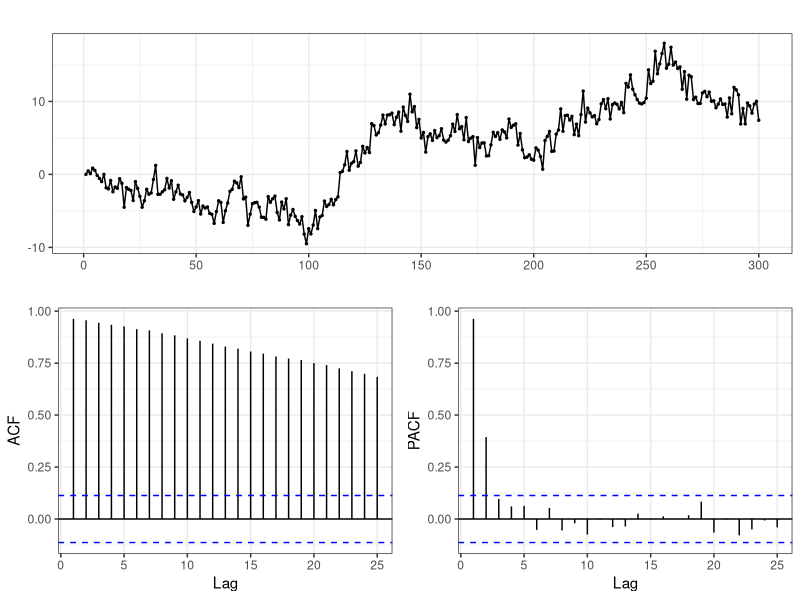
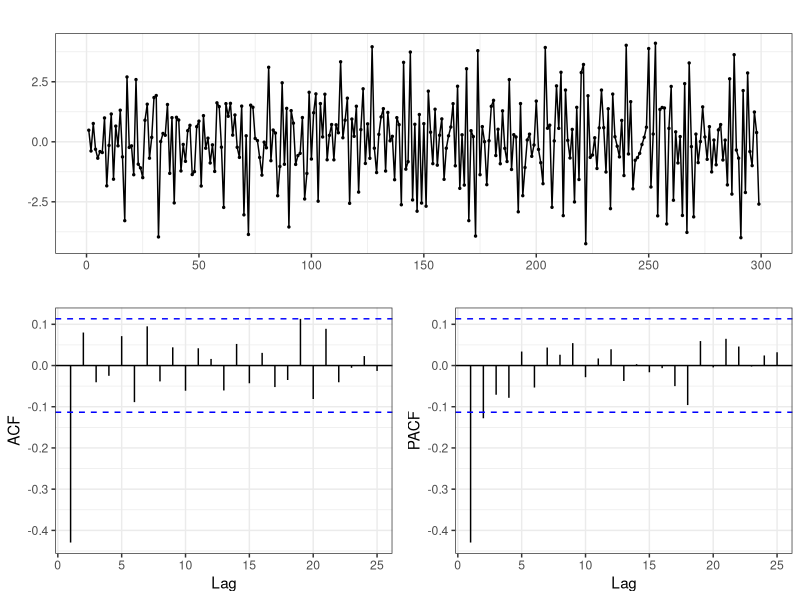
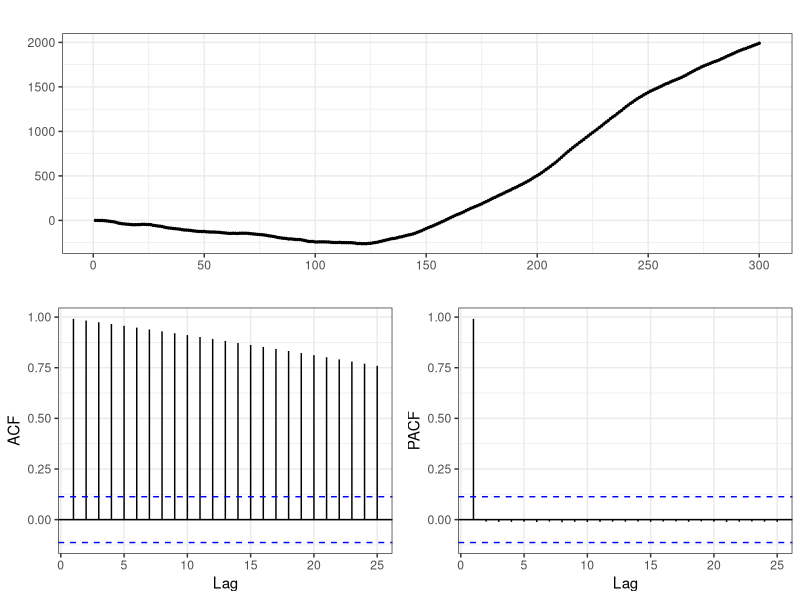
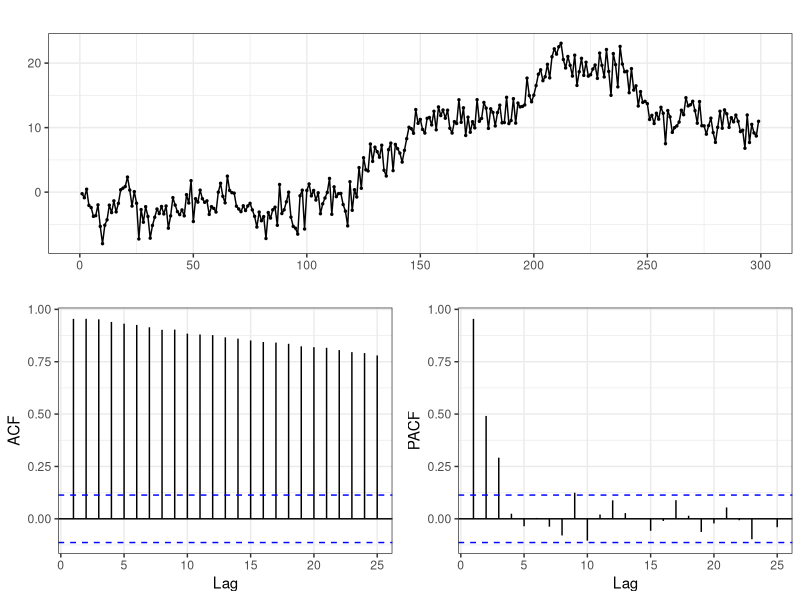
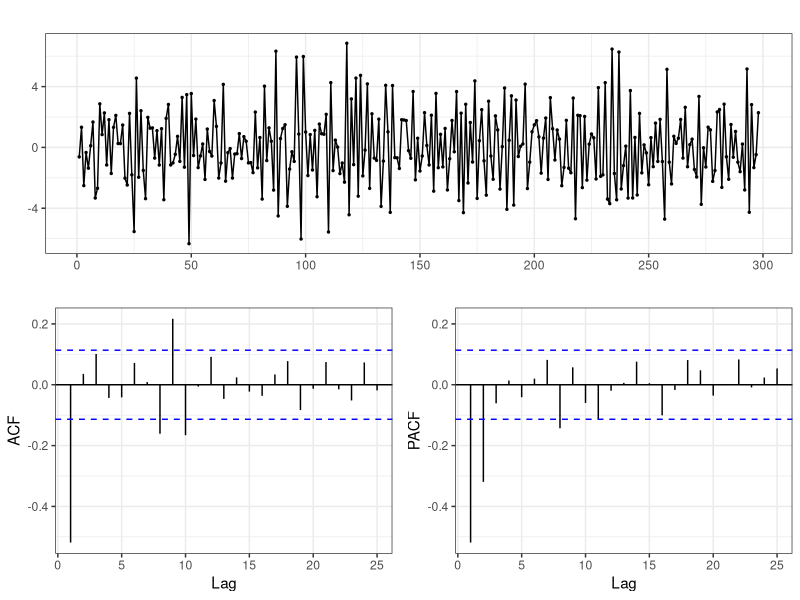
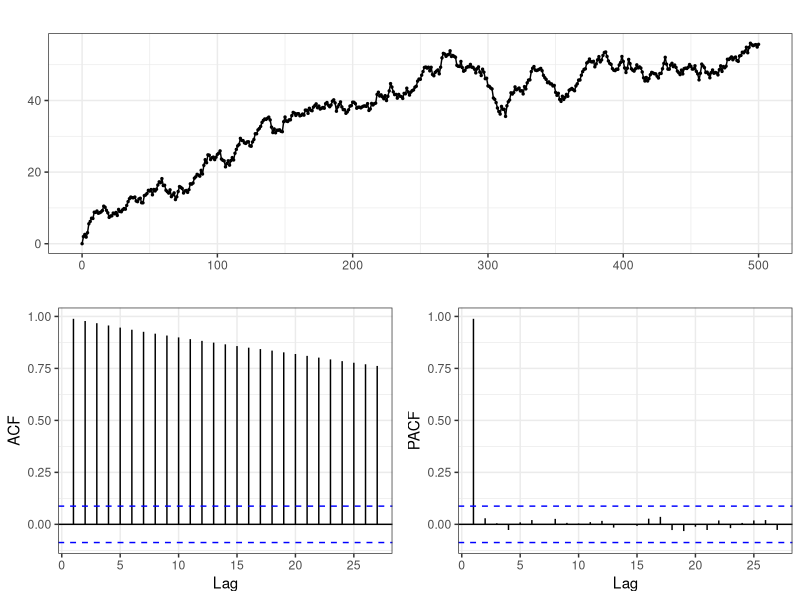
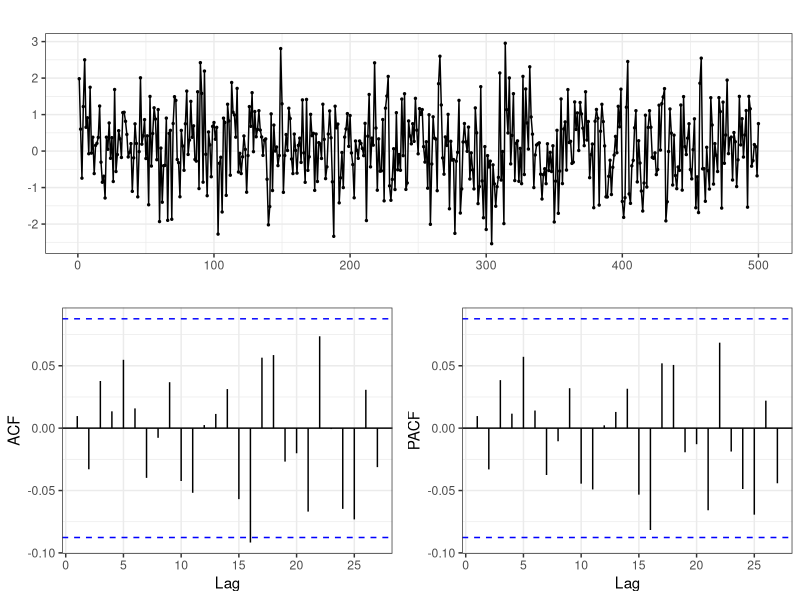
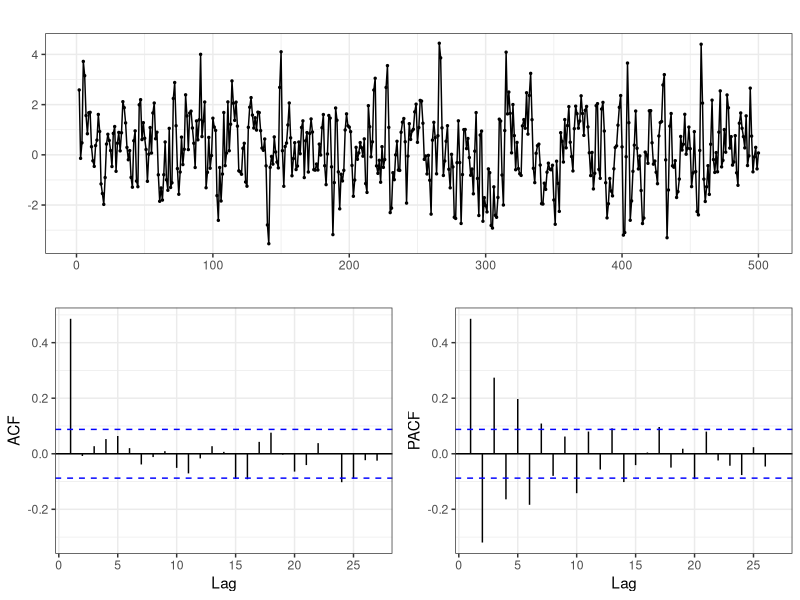

Here is the R script that generated these plots, in order:
## ---- chunk 1
library(tidyverse)
library(forecast)

knitr::opts_chunk$set(
  fig.align = "center"
)

ggplot2::theme_set(ggplot2::theme_bw())
## ---- chunk 2
d = tibble(
  w=rnorm(300,0,1),
  v=rnorm(300,0,1),
  mu = 0,
  y = 0
)

for(t in 2:300) {
  d$mu[t] = d$mu[t-1] + d$v[t]
  d$y[t] = d$mu[t] + d$w[t]
}

forecast::ggtsdisplay(d$y)
## ---- chunk 3
forecast::ggtsdisplay(diff(d$y))
## ---- chunk 4
d = tibble(
  w=rnorm(300,0,1),
  e=rnorm(300,0,1),
  v=0,
  mu = 0,
  y = 0
)

for(t in 2:300) {
  d$v[t] = d$v[t-1] + d$e[t]
  d$mu[t] = d$mu[t-1] + d$v[t]
  d$y[t] = d$mu[t] + d$w[t]
}

forecast::ggtsdisplay(d$y)
## ---- chunk 5
forecast::ggtsdisplay(diff(d$y))
## ---- chunk 6
forecast::ggtsdisplay(diff(d$y,differences = 2))
## ---- chunk 7
rwd = arima.sim(n=500, model=list(order=c(0,1,0)), mean=0.1) 

forecast::Arima(rwd, order = c(0,1,0), include.constant = TRUE)
## ---- chunk 8
forecast::ggtsdisplay(rwd)
## ---- chunk 9
forecast::ggtsdisplay(diff(rwd))
## ---- chunk 10
forecast::ggtsdisplay(diff(rwd, 2))
## ---- chunk 11
forecast::ggtsdisplay(diff(rwd, 3))
## ---- chunk 12
ts1 = arima.sim(n=250, model=list(order=c(0,1,2), ma=c(0.4,0.5))) 
ts2 = arima.sim(n=250, model=list(order=c(2,1,0), ar=c(0.4,0.5))) 


par(mfrow=c(1,2), mar=c(2,4,2,2))
plot(ts1, main="ts1")
plot(ts2, main="ts2")
## ---- chunk 13
par(mfrow=c(2,3), mar=c(2,4,2,2))
plot(ts1)
forecast::Acf(ts1,main="")
forecast::Pacf(ts1,main="")

plot(ts2)
forecast::Acf(ts2,main="")
forecast::Pacf(ts2,main="")
## ---- chunk 14
par(mfrow=c(3,3), mar=c(2,4,2,2))

plot(diff(ts1), main="d=1")
plot(diff(ts1,2), main="d=2")
plot(diff(ts1,3), main="d=3")
forecast::Acf(diff(ts1), main="")
forecast::Acf(diff(ts1,2), main="")
forecast::Acf(diff(ts1,3), main="")
forecast::Pacf(diff(ts1), main="")
forecast::Pacf(diff(ts1,2), main="")
forecast::Pacf(diff(ts1,3), main="")
## ---- chunk 15
par(mfrow=c(3,3), mar=c(2,4,2,2))
plot(diff(ts2), main="d=1")
plot(diff(ts2,2), main="d=2")
plot(diff(ts2,3), main="d=3")
forecast::Acf(diff(ts2), main="")
forecast::Acf(diff(ts2,2), main="")
forecast::Acf(diff(ts2,3), main="")
forecast::Pacf(diff(ts2), main="")
forecast::Pacf(diff(ts2,2), main="")
forecast::Pacf(diff(ts2,3), main="")
## ---- chunk 16
expand.grid(p=0:2, d=1, q=0:2) %>%
  mutate(
    model = purrr::pmap(.,~ forecast::Arima(ts1, order = c(..1,..2,..3))[c("aic","aicc","bic")]),
    aic  = purrr::map_dbl(model, "aic"),
    aicc = purrr::map_dbl(model, "aicc"),
    bic  = purrr::map_dbl(model, "bic")
  ) %>%
  select(-model) %>%
  knitr::kable(digits = 2)
## ---- chunk 17
expand.grid(p=0:2, d=1, q=0:2) %>%
  mutate(
    model = purrr::pmap(.,~ forecast::Arima(ts2, order = c(..1,..2,..3))[c("aic","aicc","bic")]),
    aic  = purrr::map_dbl(model, "aic"),
    aicc = purrr::map_dbl(model, "aicc"),
    bic  = purrr::map_dbl(model, "bic")
  ) %>%
  select(-model) %>%
  knitr::kable(digits = 2)
## ---- chunk 18
forecast::Arima(ts1, order = c(0,1,2))
## ---- chunk 19
forecast::Arima(ts2, order = c(2,1,0))
## ---- chunk 20
ts1_resid = forecast::Arima(ts1, order = c(0,1,2))$residuals
ts2_resid = forecast::Arima(ts2, order = c(2,1,0))$residuals

par(mfrow=c(2,3), mar=c(2,4,6,2))
plot(ts1_resid, main="ts1 Residuals")
forecast::Acf(ts1_resid, main="")
forecast::Pacf(ts1_resid, main="")

plot(ts2_resid, main="ts2 Residuals")
forecast::Acf(ts2_resid, main="")
forecast::Pacf(ts2_resid, main="")
## ---- chunk 21
forecast::auto.arima(ts1)
## ---- chunk 22
forecast::auto.arima(ts2)
